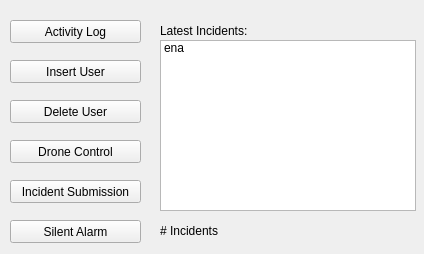
<?xml version="1.0" encoding="UTF-8"?>
<ui version="4.0">
 <class>MainMenuWindow</class>
 <widget class="QMainWindow" name="MainMenuWindow">
  <property name="geometry">
   <rect>
    <x>0</x>
    <y>0</y>
    <width>424</width>
    <height>254</height>
   </rect>
  </property>
  <property name="windowTitle">
   <string>Safeguard</string>
  </property>
  <widget class="QWidget" name="centralwidget">
   <widget class="QPushButton" name="ActivityLogButton">
    <property name="geometry">
     <rect>
      <x>10</x>
      <y>20</y>
      <width>131</width>
      <height>23</height>
     </rect>
    </property>
    <property name="text">
     <string>Activity Log</string>
    </property>
   </widget>
   <widget class="QPushButton" name="DroneControlButton">
    <property name="geometry">
     <rect>
      <x>10</x>
      <y>140</y>
      <width>131</width>
      <height>23</height>
     </rect>
    </property>
    <property name="text">
     <string>Drone Control</string>
    </property>
   </widget>
   <widget class="QPushButton" name="InsertUserButton">
    <property name="geometry">
     <rect>
      <x>10</x>
      <y>60</y>
      <width>131</width>
      <height>23</height>
     </rect>
    </property>
    <property name="text">
     <string>Insert User</string>
    </property>
   </widget>
   <widget class="QPushButton" name="DeleteUserButton">
    <property name="geometry">
     <rect>
      <x>10</x>
      <y>100</y>
      <width>131</width>
      <height>23</height>
     </rect>
    </property>
    <property name="text">
     <string>Delete User</string>
    </property>
   </widget>
   <widget class="QPushButton" name="IncidentSubmissionButton">
    <property name="geometry">
     <rect>
      <x>10</x>
      <y>180</y>
      <width>131</width>
      <height>23</height>
     </rect>
    </property>
    <property name="text">
     <string>Incident Submission</string>
    </property>
   </widget>
   <widget class="QPushButton" name="SilentAlarmButton">
    <property name="geometry">
     <rect>
      <x>10</x>
      <y>220</y>
      <width>131</width>
      <height>23</height>
     </rect>
    </property>
    <property name="text">
     <string>Silent Alarm</string>
    </property>
   </widget>
   <widget class="QListWidget" name="listWidget">
    <property name="geometry">
     <rect>
      <x>160</x>
      <y>40</y>
      <width>256</width>
      <height>171</height>
     </rect>
    </property>
    <item>
     <property name="text">
      <string>ena</string>
     </property>
    </item>
   </widget>
   <widget class="QLabel" name="LatestIncidentsText">
    <property name="geometry">
     <rect>
      <x>160</x>
      <y>20</y>
      <width>131</width>
      <height>21</height>
     </rect>
    </property>
    <property name="text">
     <string>Latest Incidents:</string>
    </property>
   </widget>
   <widget class="QLabel" name="IncidentNumberText">
    <property name="geometry">
     <rect>
      <x>160</x>
      <y>221</y>
      <width>251</width>
      <height>20</height>
     </rect>
    </property>
    <property name="text">
     <string># Incidents</string>
    </property>
   </widget>
  </widget>
 </widget>
 <resources/>
 <connections/>
</ui>
